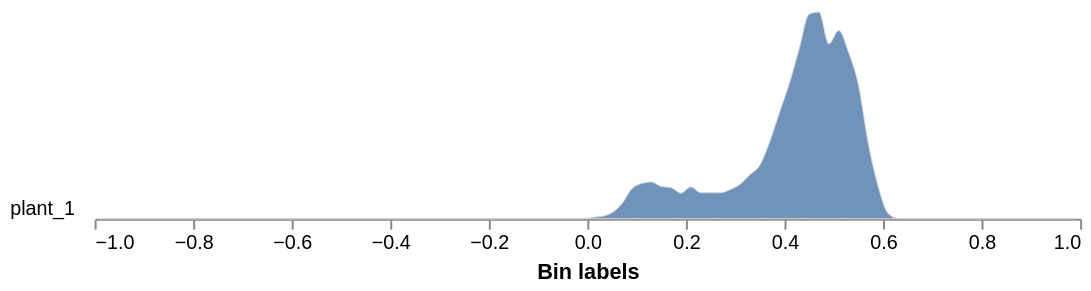

The cell this chart's notebook holds for it:
### Code cell
# Graph the histogram of the spectral index, masking so that you only have the plant
# min_bin/max_bin set the expected value range for the histogram bins; widen these if you see a range warning
ndvi_output=pcv.analyze.spectral_index(index_img=ndvi_index, labeled_mask=kept_mask,
                           min_bin=-1, max_bin=1, label="plant")

### Figure 1 — Vega-Lite specification as saved in the notebook (floating-point values rounded to 4 significant figures)
{"config": {"view": {"continuousWidth": 300, "continuousHeight": 300, "stroke": null}, "axis": {"grid": false}, "facet": {"columns": 1, "spacing": 0}, "title": {"anchor": "end"}}, "data": {"name": "data-57e18998c80ab94339eaf03f1bd4079e"}, "facet": {"field": "sample", "header": {"labelAngle": 0, "labelAlign": "left", "labelOrient": "left"}, "title": null, "type": "nominal"}, "spec": {"mark": {"type": "area", "fillOpacity": 0.8, "interpolate": "monotone", "stroke": "lightgray", "strokeWidth": 0.5}, "encoding": {"x": {"field": "label", "title": "Bin labels", "type": "quantitative"}, "y": {"axis": null, "field": "value", "scale": {"range": [10, -100]}, "type": "quantitative"}}, "height": 10, "width": 500}, "bounds": "flush", "$schema": "https://vega.github.io/schema/vega-lite/v5.20.1.json", "datasets": {"data-57e18998c80ab94339eaf03f1bd4079e": [{"sample": "plant_1", "value": 0.0, "label": -0.99}, {"sample": "plant_1", "value": 0.0, "label": -0.97}, {"sample": "plant_1", "value": 0.0, "label": -0.95}, {"sample": "plant_1", "value": 0.0, "label": -0.93}, {"sample": "plant_1", "value": 0.0, "label": -0.91}, {"sample": "plant_1", "value": 0.0, "label": -0.89}, {"sample": "plant_1", "value": 0.0, "label": -0.87}, {"sample": "plant_1", "value": 0.0, "label": -0.85}, {"sample": "plant_1", "value": 0.0, "label": -0.83}, {"sample": "plant_1", "value": 0.0, "label": -0.81}, {"sample": "plant_1", "value": 0.0, "label": -0.79}, {"sample": "plant_1", "value": 0.0, "label": -0.77}, {"sample": "plant_1", "value": 0.0, "label": -0.75}, {"sample": "plant_1", "value": 0.0, "label": -0.73}, {"sample": "plant_1", "value": 0.0, "label": -0.71}, {"sample": "plant_1", "value": 0.0, "label": -0.69}, {"sample": "plant_1", "value": 0.0, "label": -0.67}, {"sample": "plant_1", "value": 0.0, "label": -0.65}, {"sample": "plant_1", "value": 0.0, "label": -0.63}, {"sample": "plant_1", "value": 0.0, "label": -0.61}, {"sample": "plant_1", "value": 0.0, "label": -0.59}, {"sample": "plant_1", "value": 0.0, "label": -0.57}, {"sample": "plant_1", "value": 0.0, "label": -0.55}, {"sample": "plant_1", "value": 0.0, "label": -0.53}, {"sample": "plant_1", "value": 0.0, "label": -0.51}, {"sample": "plant_1", "value": 0.0, "label": -0.49}, {"sample": "plant_1", "value": 0.0, "label": -0.47}, {"sample": "plant_1", "value": 0.0, "label": -0.45}, {"sample": "plant_1", "value": 0.0, "label": -0.43}, {"sample": "plant_1", "value": 0.0, "label": -0.41}, {"sample": "plant_1", "value": 0.0, "label": -0.39}, {"sample": "plant_1", "value": 0.0, "label": -0.37}, {"sample": "plant_1", "value": 0.0, "label": -0.35}, {"sample": "plant_1", "value": 0.0, "label": -0.33}, {"sample": "plant_1", "value": 0.0, "label": -0.31}, {"sample": "plant_1", "value": 0.0, "label": -0.29}, {"sample": "plant_1", "value": 0.0, "label": -0.27}, {"sample": "plant_1", "value": 0.0, "label": -0.25}, {"sample": "plant_1", "value": 0.0, "label": -0.23}, {"sample": "plant_1", "value": 0.0, "label": -0.21}, {"sample": "plant_1", "value": 0.0, "label": -0.19}, {"sample": "plant_1", "value": 0.0, "label": -0.17}, {"sample": "plant_1", "value": 0.0, "label": -0.15}, {"sample": "plant_1", "value": 0.0, "label": -0.13}, {"sample": "plant_1", "value": 0.0, "label": -0.11}, {"sample": "plant_1", "value": 0.0, "label": -0.09}, {"sample": "plant_1", "value": 0.0, "label": -0.07}, {"sample": "plant_1", "value": 0.0, "label": -0.05}, {"sample": "plant_1", "value": 0.0, "label": -0.03}, {"sample": "plant_1", "value": 0.0, "label": -0.01}, {"sample": "plant_1", "value": 0.06417, "label": 0.01}, {"sample": "plant_1", "value": 0.1139, "label": 0.03}, {"sample": "plant_1", "value": 0.2836, "label": 0.05}, {"sample": "plant_1", "value": 0.6945, "label": 0.07}, {"sample": "plant_1", "value": 1.379, "label": 0.09}, {"sample": "plant_1", "value": 1.625, "label": 0.11}, {"sample": "plant_1", "value": 1.7, "label": 0.13}, {"sample": "plant_1", "value": 1.485, "label": 0.15}, {"sample": "plant_1", "value": 1.436, "label": 0.17}, {"sample": "plant_1", "value": 1.18, "label": 0.19}, {"sample": "plant_1", "value": 1.463, "label": 0.21}, {"sample": "plant_1", "value": 1.203, "label": 0.23}, {"sample": "plant_1", "value": 1.2, "label": 0.25}, {"sample": "plant_1", "value": 1.195, "label": 0.27}, {"sample": "plant_1", "value": 1.347, "label": 0.29}, {"sample": "plant_1", "value": 1.596, "label": 0.31}, {"sample": "plant_1", "value": 2.036, "label": 0.33}, {"sample": "plant_1", "value": 2.47, "label": 0.35}, {"sample": "plant_1", "value": 3.546, "label": 0.37}, {"sample": "plant_1", "value": 4.909, "label": 0.39}, {"sample": "plant_1", "value": 6.242, "label": 0.41}, {"sample": "plant_1", "value": 7.838, "label": 0.43}, {"sample": "plant_1", "value": 9.434, "label": 0.45}, {"sample": "plant_1", "value": 9.533, "label": 0.47}, {"sample": "plant_1", "value": 8.061, "label": 0.49}, {"sample": "plant_1", "value": 8.683, "label": 0.51}, {"sample": "plant_1", "value": 7.679, "label": 0.53}, {"sample": "plant_1", "value": 6.181, "label": 0.55}, {"sample": "plant_1", "value": 3.486, "label": 0.57}, {"sample": "plant_1", "value": 1.515, "label": 0.59}, {"sample": "plant_1", "value": 0.2546, "label": 0.61}, {"sample": "plant_1", "value": 0.01139, "label": 0.63}, {"sample": "plant_1", "value": 0.0, "label": 0.65}, {"sample": "plant_1", "value": 0.0, "label": 0.67}, {"sample": "plant_1", "value": 0.0, "label": 0.69}, {"sample": "plant_1", "value": 0.0, "label": 0.71}, {"sample": "plant_1", "value": 0.0, "label": 0.73}, {"sample": "plant_1", "value": 0.0, "label": 0.75}, {"sample": "plant_1", "value": 0.0, "label": 0.77}, {"sample": "plant_1", "value": 0.0, "label": 0.79}, {"sample": "plant_1", "value": 0.0, "label": 0.81}, {"sample": "plant_1", "value": 0.0, "label": 0.83}, {"sample": "plant_1", "value": 0.001035, "label": 0.85}, {"sample": "plant_1", "value": 0.0, "label": 0.87}, {"sample": "plant_1", "value": 0.0, "label": 0.89}, {"sample": "plant_1", "value": 0.001035, "label": 0.91}, {"sample": "plant_1", "value": 0.0, "label": 0.93}, {"sample": "plant_1", "value": 0.001035, "label": 0.95}, {"sample": "plant_1", "value": 0.0, "label": 0.97}, {"sample": "plant_1", "value": 0.0, "label": 0.99}]}}
